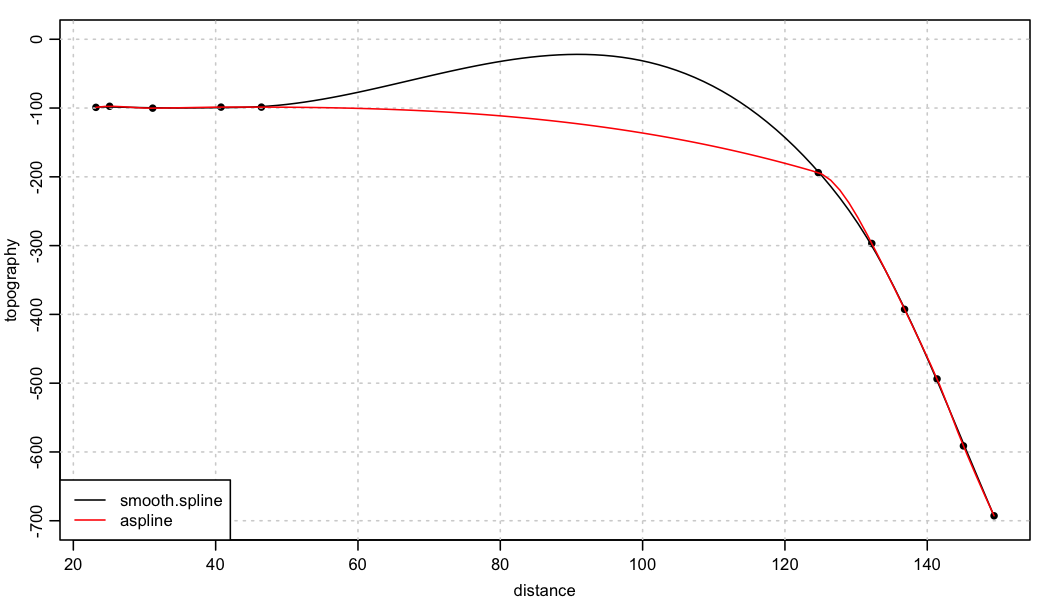

R code for this plot:
## Data digitized from Fig 1b of smith1990gwcc.  The aspline() method
## apparently derives from akima1970anmo.

distance <- c(23.17400, 25.09559, 31.15092, 40.75568,
              46.42938, 124.68628, 132.20556, 136.81277,
              141.37564, 145.08263, 149.38977)
topography <- c(-98.99976, -97.44730, -100.15198, -98.66016,
                -98.66016, -193.94266, -296.89045, -392.63991,
                -493.85330, -591.21586, -692.82951)
if (!interactive()) png("splines.png", width=7, height=4, unit="in", res=150, pointsize=8)
par(mar=c(3, 3, 1, 1), mgp=c(2, 0.7, 0))
plot(distance, topography, ylim=c(-700, 0), pch=16)
grid()
d <- seq(min(distance), max(distance), length.out=100)
s <- smooth.spline(topography ~ distance)
ps <- predict(s, d)
lines(ps$x, ps$y)

d2 <- seq(min(distance), max(distance), median(diff(distance)))
approx <- approx(distance, topography, d2)

library(akima)
akima <- aspline(distance, topography, d)
lines(akima$x, akima$y, col='red')
legend("bottomleft", lwd=par('lwd'), bg='white',
       col=c("black", "red"),
       legend=c("smooth.spline", "aspline"))

if (!interactive()) dev.off()

## Citations
##
## @article{smith1990gwcc,
## 	Author = {W. H. F. Smith and P. Wessel},
## 	Journal = {Geophysics},
## 	Number = {3},
## 	Pages = {293-305},
## 	Title = {Gridding with continuous curvature splines in tension},
## 	Volume = {55},
## 	Year = {1990}}
##
## @article{akima19870anmo,
## 	Author = {Hiroshi Akima},
## 	Journal = {Journal of the Association for Computing Machinery},
## 	Number = {4},
## 	Pages = {589-602},
## 	Title = {A new meethod of interpolation and smooth curve fitting based on local procedures},
## 	Volume = {17},
## 	Year = {1970}}
## 

